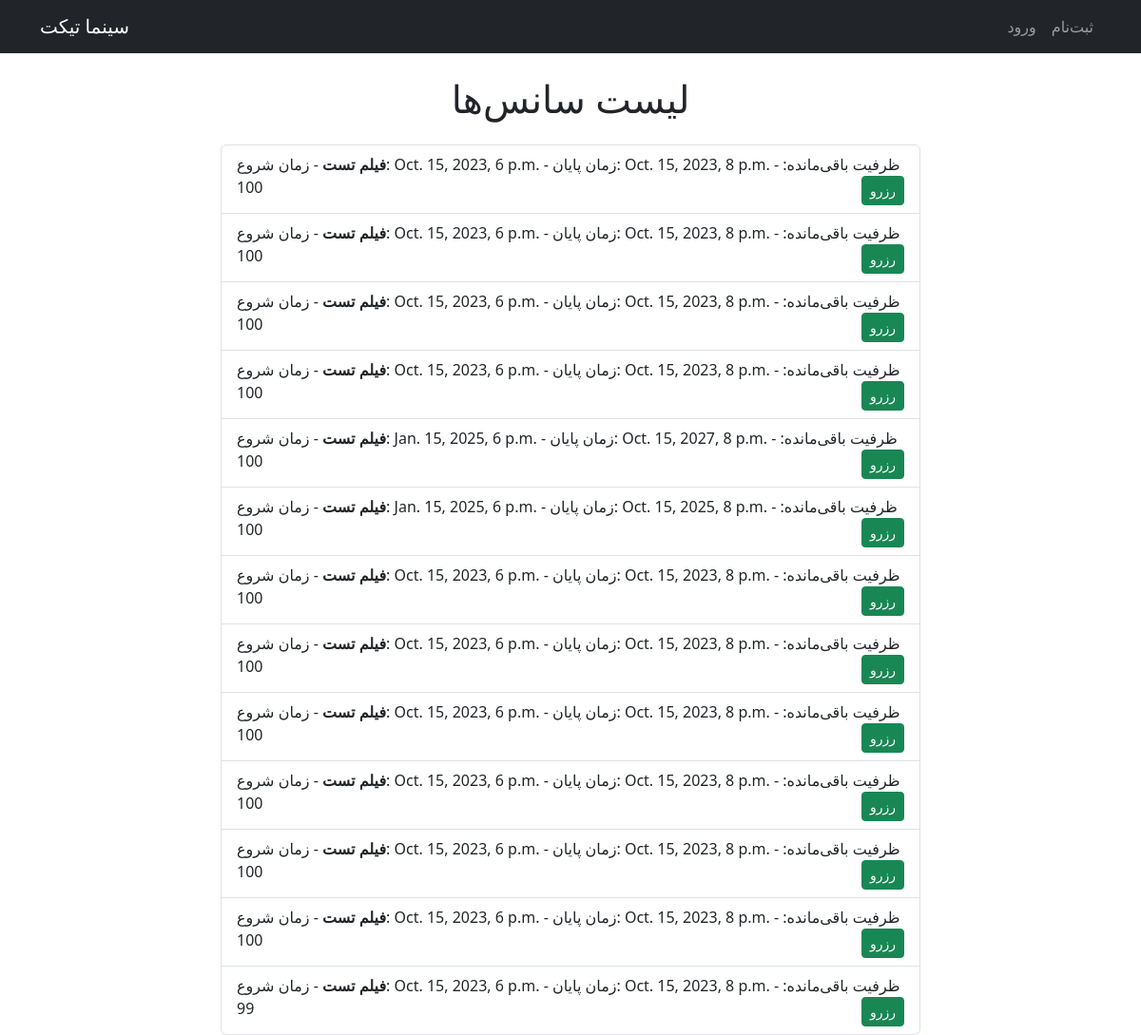
Before: /bookings/sessions/ with the older database file.
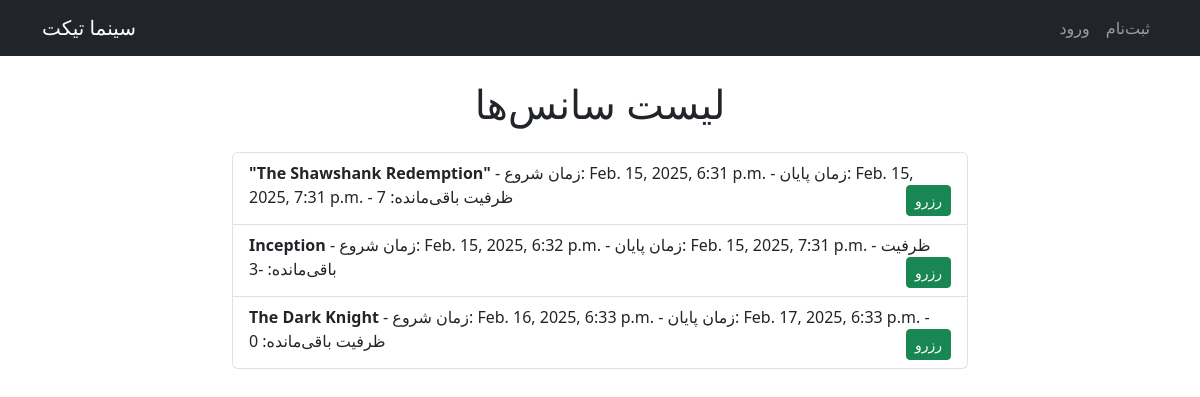
After: the same page with the newer database file.
### bookings/models.py (models this page shows, shortened)
class Session(models.Model):
    movie = models.ForeignKey(Movie, on_delete=models.CASCADE, related_name='sessions')
    start_time = models.DateTimeField()  # زمان شروع سانس
    end_time = models.DateTimeField()  # زمان پایان سانس
    capacity = models.PositiveIntegerField()  # ظرفیت سالن
    booked_seats = models.PositiveIntegerField(default=0)  # تعداد صندلی‌های رزرو شده

class Movie(models.Model):
    title = models.CharField(max_length=255)
    age_rating = models.PositiveIntegerField()  # رده سنی فیلم
    duration = models.DurationField()  # مدت زمان فیلم
    description = models.TextField()

### bookings/views.py (the view)
# urls.py: path('sessions/', views.session_list, name='session-list'),
def session_list(request):
    sessions = Session.objects.all()
    for session in sessions:
        session.remaining_capacity = session.capacity - session.booked_seats  # محاسبه ظرفیت باقی‌مانده
    return render(request, 'bookings/session_list.html', {'sessions': sessions})

### bookings/templates/bookings/session_list.html
{% extends 'base.html' %}
{% block content %}
<div class="row justify-content-center">
    <div class="col-md-8">
        <h1 class="text-center">لیست سانس‌ها</h1>
        <ul class="list-group mt-4">
            {% for session in sessions %}
                <li class="list-group-item">
                    <strong>{{ session.movie.title }}</strong> -
                    زمان شروع: {{ session.start_time }} -
                    زمان پایان: {{ session.end_time }} -
                    ظرفیت باقی‌مانده: {{ session.remaining_capacity }}
                    <a href="{% url 'book-session' session.id %}" class="btn btn-success btn-sm float-end">رزرو</a>
                </li>
            {% endfor %}
        </ul>
    </div>
</div>
{% endblock %}

### templates/base.html (shortened to what this page needs)
<!DOCTYPE html>
<html lang="fa">
<head>
    <link href="https://cdn.jsdelivr.net/npm/bootstrap@5.3.0/dist/css/bootstrap.min.css" rel="stylesheet">
</head>
<body>
    <nav class="navbar navbar-expand-lg navbar-dark bg-dark">
        <div class="container">
            <a class="navbar-brand" href="{% url 'session-list' %}">سینما تیکت</a>
            <div class="collapse navbar-collapse">
                <ul class="navbar-nav ms-auto">
                    {% if user.is_authenticated %}
                        <li class="nav-item">
                            <a class="nav-link" href="{% url 'profile' %}">پروفایل</a>
                        </li>
                        <li class="nav-item">
                            <a class="nav-link" href="{% url 'logout' %}">خروج</a>
                        </li>
                    {% else %}
                        <li class="nav-item">
                            <a class="nav-link" href="{% url 'login' %}">ورود</a>
                        </li>
                        <li class="nav-item">
                            <a class="nav-link" href="{% url 'signup' %}">ثبت‌نام</a>
                        </li>
                    {% endif %}
                </ul>
            </div>
        </div>
    </nav>
    <div class="container mt-4">
        {% block content %}
        {% endblock %}
    </div>
</body>
</html>

Changed rows visible on the page:
removed Session: movie "فیلم تست", start_time "Oct. 15, 2023, 6 p.m.", end_time "Oct. 15, 2023, 8 p.m.", remaining_capacity "100"
removed Session: movie "فیلم تست", start_time "Oct. 15, 2023, 6 p.m.", end_time "Oct. 15, 2023, 8 p.m.", remaining_capacity "100"
removed Session: movie "فیلم تست", start_time "Oct. 15, 2023, 6 p.m.", end_time "Oct. 15, 2023, 8 p.m.", remaining_capacity "100"
removed Session: movie "فیلم تست", start_time "Oct. 15, 2023, 6 p.m.", end_time "Oct. 15, 2023, 8 p.m.", remaining_capacity "100"
removed Session: movie "فیلم تست", start_time "Jan. 15, 2025, 6 p.m.", end_time "Oct. 15, 2027, 8 p.m.", remaining_capacity "100"
removed Session: movie "فیلم تست", start_time "Jan. 15, 2025, 6 p.m.", end_time "Oct. 15, 2025, 8 p.m.", remaining_capacity "100"
removed Session: movie "فیلم تست", start_time "Oct. 15, 2023, 6 p.m.", end_time "Oct. 15, 2023, 8 p.m.", remaining_capacity "100"
removed Session: movie "فیلم تست", start_time "Oct. 15, 2023, 6 p.m.", end_time "Oct. 15, 2023, 8 p.m.", remaining_capacity "100"
removed Session: movie "فیلم تست", start_time "Oct. 15, 2023, 6 p.m.", end_time "Oct. 15, 2023, 8 p.m.", remaining_capacity "100"
removed Session: movie "فیلم تست", start_time "Oct. 15, 2023, 6 p.m.", end_time "Oct. 15, 2023, 8 p.m.", remaining_capacity "100"
removed Session: movie "فیلم تست", start_time "Oct. 15, 2023, 6 p.m.", end_time "Oct. 15, 2023, 8 p.m.", remaining_capacity "100"
removed Session: movie "فیلم تست", start_time "Oct. 15, 2023, 6 p.m.", end_time "Oct. 15, 2023, 8 p.m.", remaining_capacity "100"
removed Session: movie "فیلم تست", start_time "Oct. 15, 2023, 6 p.m.", end_time "Oct. 15, 2023, 8 p.m.", remaining_capacity "99"
added Session: movie "\"The Shawshank Redemption\"", start_time "Feb. 15, 2025, 6:31 p.m.", end_time "Feb. 15, 2025, 7:31 p.m.", remaining_capacity "7"
added Session: movie "Inception", start_time "Feb. 15, 2025, 6:32 p.m.", end_time "Feb. 15, 2025, 7:31 p.m.", remaining_capacity "-3"
added Session: movie "The Dark Knight", start_time "Feb. 16, 2025, 6:33 p.m.", end_time "Feb. 17, 2025, 6:33 p.m.", remaining_capacity "0"
